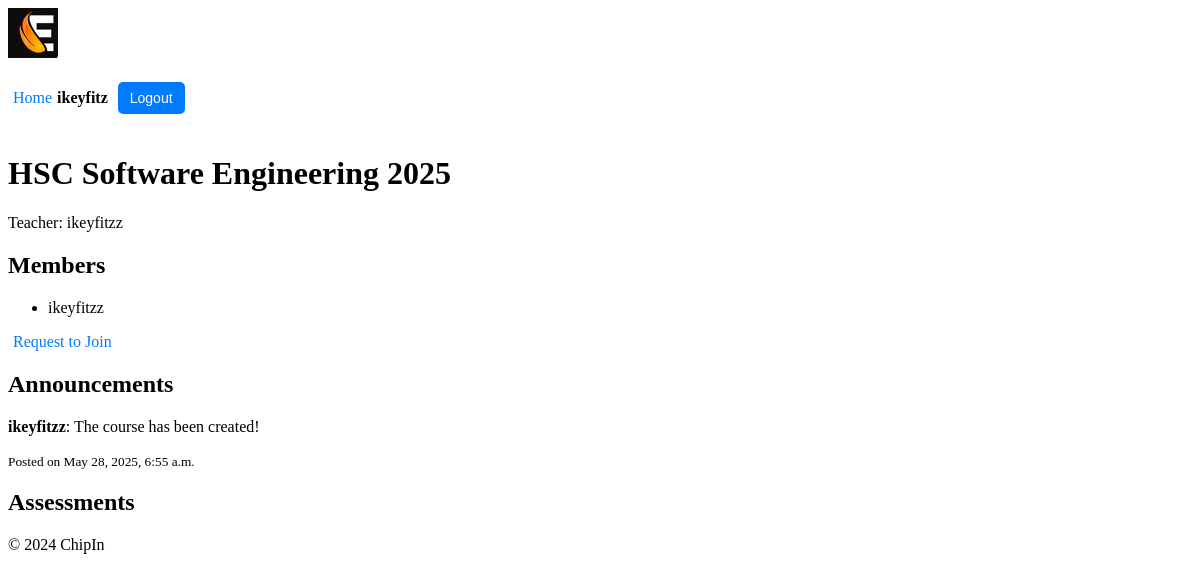
The page /chipin/group/4/ (signed in) on the database its author committed.
### users/models.py (models this page shows, shortened)
class Profile(models.Model):
    user = models.OneToOneField(User, on_delete=models.CASCADE)
    first_name = models.CharField(max_length=30)
    surname = models.CharField(max_length=30)
    nickname = models.CharField(max_length=30, unique=True, null=False, blank=False)
    max_spend = models.DecimalField(max_digits=10, decimal_places=2, default=100.00)  # max spend
    balance = models.DecimalField(max_digits=10, decimal_places=2, default=100.00)  # users balance
    is_teacher = models.BooleanField(default=False) # users permissions (teacher/student)

### chipin/models.py (models this page shows, shortened)
class Group(models.Model):
    name = models.CharField(max_length=100)
    admin = models.ForeignKey(User, on_delete=models.CASCADE, related_name='admin_groups')
    members = models.ManyToManyField(User, related_name='group_memberships', blank=True)
    invited_users = models.ManyToManyField(User, related_name='pending_invitations', blank=True)

class Comment(models.Model):
    user = models.ForeignKey(User, on_delete=models.CASCADE)  # User who posted the comment
    group = models.ForeignKey(Group, related_name='comments', on_delete=models.CASCADE)  # Group associated with the comment
    content = models.TextField()  # The comment content
    created_at = models.DateTimeField(auto_now_add=True)  # Timestamp when the comment was posted
    updated_at = models.DateTimeField(auto_now=True)  # Timestamp for the latest update

### chipin/views.py (the view, shortened to what this page needs)
# urls.py: path('group/<int:group_id>/', views.group_detail, name='group_detail'),
@login_required
def group_detail(request, group_id, edit_comment_id=None):
    group = get_object_or_404(Group, id=group_id)
    comments = group.comments.all().order_by('-created_at')  # Fetch all comments for the group
    events = group.events.all()  # Fetch all events associated with the group
    if edit_comment_id: # Fetch the comment to edit, if edit_comment_id is provided
        comment_to_edit = get_object_or_404(Comment, id=edit_comment_id)
        if comment_to_edit.user != request.user:
            return redirect('chipin:group_detail', group_id=group.id)
    else:
        comment_to_edit = None
    if request.method == 'POST':
        if comment_to_edit: # Editing an existing comment
            form = CommentForm(request.POST, instance=comment_to_edit)
        else: # Adding a new comment
            form = CommentForm(request.POST)
        if form.is_valid():
            comment = form.save(commit=False)
            comment.user = request.user
            comment.group = group
            comment.save()
            return redirect('chipin:group_detail', group_id=group.id)
    else:
        form = CommentForm(instance=comment_to_edit) if comment_to_edit else CommentForm()
    event_share_info = {}
    return render(request, 'chipin/group_detail.html', {
        'group': group,
        'comments': comments,
        'form': form,
        'comment_to_edit': comment_to_edit,
        'events': events,
        'event_share_info': event_share_info,
    })

### chipin/context_processors.py (called while the page is built)
def user_profile(request):
    if request.user.is_authenticated:
        try:
            return {'nickname': request.user.profile.nickname}
        except Profile.DoesNotExist:
            return {'nickname': request.user.username}  # Fallback to username if no profile exists
    return {}

### chipin/templates/chipin/group_detail.html (shortened to what this page needs)
{% extends 'chipin/base.html' %}
{% block content %}
    <h1>{{ group.name }}</h1>
    <p>Teacher: {{ group.admin.profile.nickname }}</p>
    <h2>Members</h2>
    <ul>
        {% for member in group.members.all %}
        <li>{{ member.profile.nickname }}</li>
        {% endfor %}
    </ul>
    {% if request.user not in group.members.all %}
        <a href="{% url 'chipin:request_to_join_group' group.id %}">Request to Join</a>
    {% endif %}
    <h2>Announcements</h2>
    <div class="comments-section">
        {% for comment in comments %}
            <div class="comment">
                <p><strong>{{ comment.user.profile.nickname }}</strong>: {{ comment.content }}</p>
                <small>Posted on {{ comment.created_at }}</small>
            </div>
        {% empty %}
            <p>No announcements yet.</p>
        {% endfor %}
    </div>
    <h2>Assessments</h2>
{% endblock %}

### chipin/templates/chipin/base.html (shortened to what this page needs)
{% load static %}
<!DOCTYPE html>
<html lang="en">
<head>
    <link rel="stylesheet" href="{% static 'chipin/styles.css' %}">
</head>
<body>
    <header>
        <div class="logo">
            <img src="{% static 'chipin/logo_90.jpg' %}" alt="ChipIn Logo">
        </div>
        <div class="user-info">
            {% if request.user.is_authenticated %}
                <a href="{% url 'chipin:home' %}">Home</a> <span>{{ request.user.profile.nickname }}</span>
                <form action="{% url 'users:logout' %}" method="post">
                    <button type="submit">Logout</button>
                </form>
            {% else %}
                <a href="{% url 'users:teacher_login' %}">Teacher Login</a> <a href="{% url 'users:login' %}">Student Login</a> <a href="{% url 'users:register' %}">Student Register</a>
            {% endif %}
        </div>
    </header>
    <main>
        {% block content %}
        {% endblock %}
    </main>
    <footer>
        <p>&copy; 2024 ChipIn</p>
    </footer>
</body>
</html>

### chipin/static/chipin/styles.css (style rules this page uses)
.logo img { max-height: 50px; }
.user-info { display: flex; align-items: center; font-size: 16px; }
.user-info span { margin-right: 10px; font-weight: bold; }
.user-info button { background-color: #007BFF; color: white; border: none; padding: 8px 12px; cursor: pointer; border-radius: 5px; font-size: 14px; }
button { background-color: #28a745; color: white; border: none; padding: 10px 15px; cursor: pointer; border-radius: 5px; font-size: 14px; margin-top: 20px; margin-bottom: 20px; }
a { color: #007BFF; text-decoration: none; padding: 5px }

### rows shown on the page
Group: name "HSC Software Engineering 2025", admin.profile.nickname "ikeyfitzz"
Comment: user.profile.nickname "ikeyfitzz", content "The course has been created!", created_at "May 28, 2025, 6:55 a.m."

### other values the page prints
{{ request.user.profile.nickname }} "ikeyfitz"
{{ member.profile.nickname }} "ikeyfitzz"
